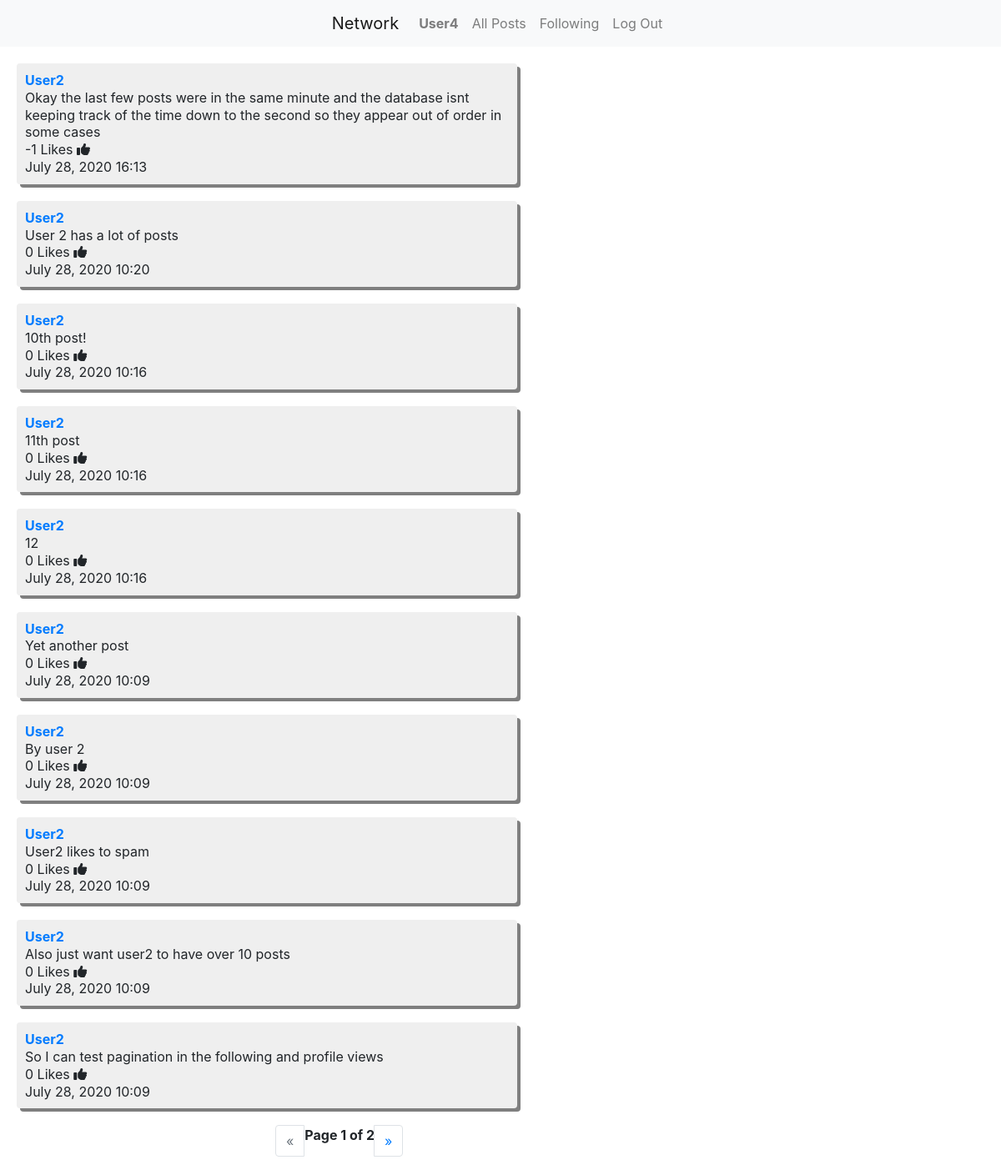
/following (signed in), run on an earlier commit of the app's database.
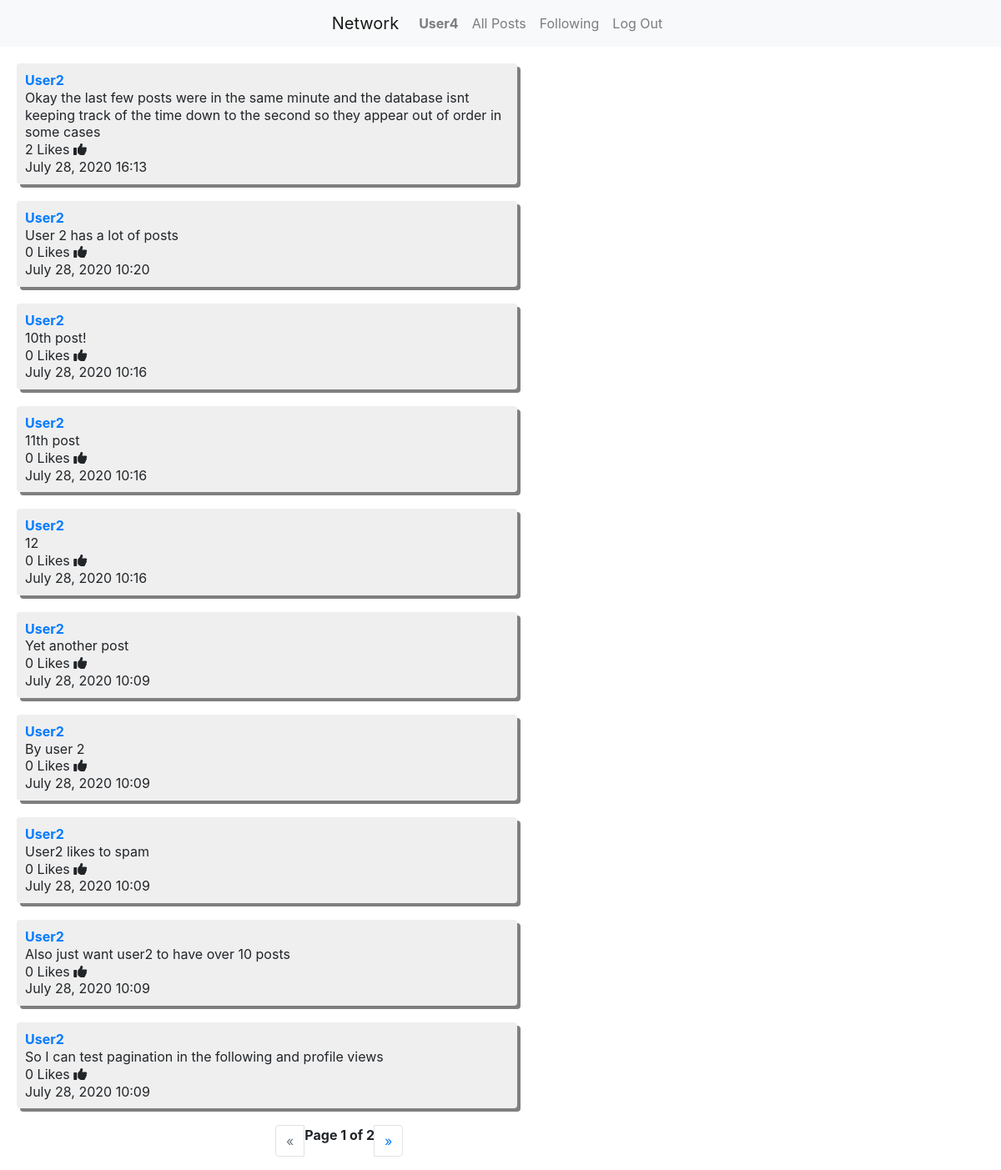
And on a later commit of the database.
### network/models.py (models this page shows, shortened)
class Post(models.Model):
    user = models.ForeignKey(User, on_delete=models.CASCADE, related_name="auth")
    post = models.CharField(max_length = 140)
    likes = models.IntegerField(default=0, blank=True, null=True)
    time = models.CharField(max_length = 40, null=True)
    class Meta:
        ordering = ['-time']

class User(AbstractUser):
    pass

### network/views.py (the view)
# urls.py: path("following", views.following_view, name="following"),
def following_view(request):
    current_user = request.user
    current_user_follows = current_user.user_followed.all()
    following = []
    for follows in current_user_follows:
        user = follows.user_following
        if user in following:
            pass
        else:
            following.append(user)
    posts_list = Post.objects.all()
    posts = []
    for post in posts_list:
        if post.user in following:
            posts.append(post)
        else:
            pass
    paginator = Paginator(posts, 10)
    page = request.GET.get('page')
    posts = paginator.get_page(page)
    return render(request, "network/following.html",{
    "posts": posts,
    "following": following
    })

### network/templates/network/following.html (shortened to what this page needs)
{% extends 'network/layout.html' %}
{% block body %}
  {% for post in posts %}
    {% if post.user in following %}
    <div class="post">
      <a href="{% url 'profile' username=post.user %}"><strong>{{ post.user }}</strong></a>
      <br>
      <div class="post-text"name=post>
        {{ post.post }}
        <br>
      </div>
      <div class="like">
        {{ post.likes }} Likes
        <a class="likes fas fa-thumbs-up"id="{{ post.id }}"></a>
      </div>
      {{ post.time }}
      </div>
    {% endif %}
  {% endfor %}
{% endblock %}

What changed in the data, as far as the page shows it:
changed Post "July 28, 2020 16:13": likes "-1" → "2"
